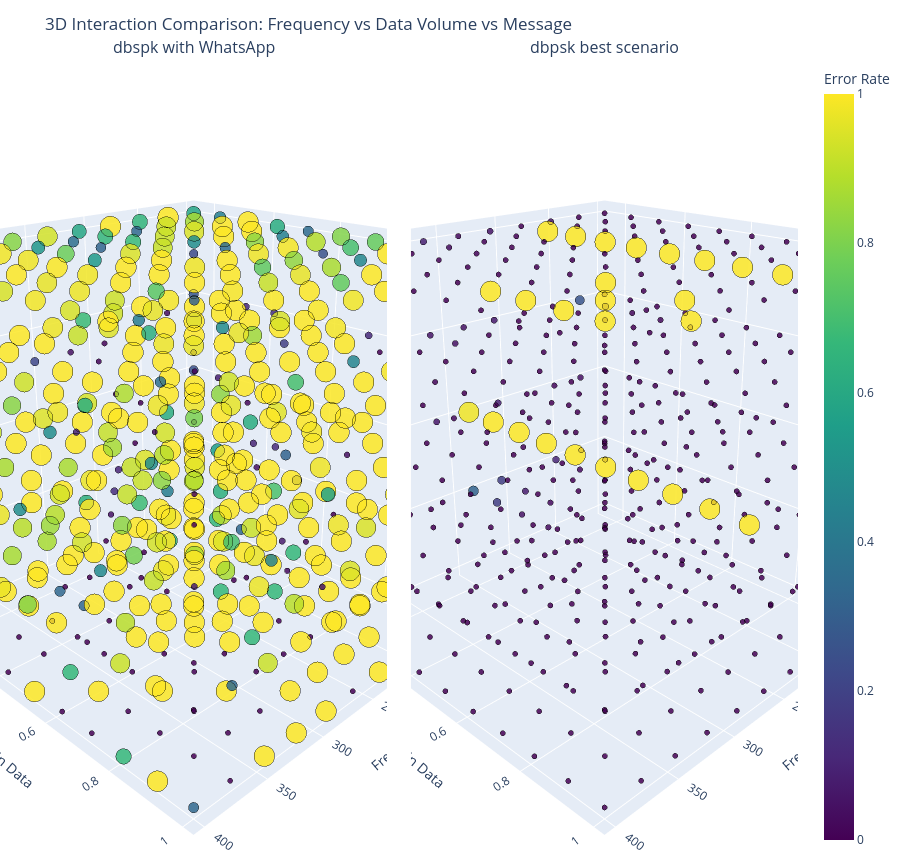

Notebook source saved alongside this figure:
### Markdown cell above
## 3D Interaction: Frequency, Data Volume, and Message (Comparison)
This figure is split into two 3D panels:
- Column A: `csv_path` (actual pipeline output)
- Column B: `no_audio_compression` (best-case reference)
Color and marker size encode `error_rate` (lower is better).

### Code cell
from plot_helpers import plot_3d_interaction_comparison

plot_3d_interaction_comparison(
    df_first,
    df_second,
    label_a=LABEL_FIRST,
    label_b=LABEL_SECOND,
)

### Figure 1 — Plotly figure (JSON) as saved in the notebook; plotly's stock layout.template omitted (floating-point values rounded to 4 significant figures; data arrays with more than 128 entries replaced by an {"elided": "..."} marker saying what was removed)
{"data": [{"customdata": {"elided": "500x3 mixed values"}, "hovertemplate": "Frequency=%{x}<br>Volume Gain Data=%{y:.6f}<br>Message=%{customdata[0]}<br>Error Rate=%{customdata[1]:.4f}<extra></extra>", "marker": {"color": {"elided": "500 float values"}, "coloraxis": "coloraxis", "line": {"color": "black", "width": 0.5}, "opacity": 0.85, "size": {"elided": "500 float values"}}, "mode": "markers", "name": "A", "scene": "scene", "showlegend": false, "type": "scatter3d", "x": {"elided": "500 int values"}, "y": {"elided": "500 float values"}, "z": {"elided": "500 int values"}}, {"customdata": {"elided": "500x3 mixed values"}, "hovertemplate": "Frequency=%{x}<br>Volume Gain Data=%{y:.6f}<br>Message=%{customdata[0]}<br>Error Rate=%{customdata[1]:.4f}<extra></extra>", "marker": {"color": {"elided": "500 float values"}, "coloraxis": "coloraxis", "line": {"color": "black", "width": 0.5}, "opacity": 0.85, "size": {"elided": "500 float values"}}, "mode": "markers", "name": "B", "scene": "scene2", "showlegend": false, "type": "scatter3d", "x": {"elided": "500 int values"}, "y": {"elided": "500 float values"}, "z": {"elided": "500 int values"}}], "layout": {"annotations": [{"font": {"size": 16}, "showarrow": false, "text": "dbspk with WhatsApp", "x": 0.2425, "xanchor": "center", "xref": "paper", "y": 1, "yanchor": "bottom", "yref": "paper"}, {"font": {"size": 16}, "showarrow": false, "text": "dbpsk best scenario", "x": 0.7575, "xanchor": "center", "xref": "paper", "y": 1, "yanchor": "bottom", "yref": "paper"}], "coloraxis": {"cmax": 1, "cmin": 0, "colorbar": {"title": {"text": "Error Rate"}}, "colorscale": [[0, "#440154"], [0.1111, "#482878"], [0.2222, "#3e4989"], [0.3333, "#31688e"], [0.4444, "#26828e"], [0.5556, "#1f9e89"], [0.6667, "#35b779"], [0.7778, "#6ece58"], [0.8889, "#b5de2b"], [1, "#fde725"]]}, "height": 850, "margin": {"b": 0, "l": 0, "r": 0, "t": 60}, "scene": {"camera": {"eye": {"x": 1.5, "y": 1.5, "z": 0.9}}, "domain": {"x": [0, 0.485], "y": [0, 1]}, "xaxis": {"title": {"text": "Frequency"}}, "yaxis": {"title": {"text": "Volume Gain Data"}}, "zaxis": {"ticktext": ["Hi!", "Hello world, this is a 1234...", "Special symbols: @#$%^&*+=_...", "Line breaks test: First lin...", "Long message: This is a sig..."], "tickvals": [0, 1, 2, 3, 4], "title": {"text": "Message"}}}, "scene2": {"camera": {"eye": {"x": 1.5, "y": 1.5, "z": 0.9}}, "domain": {"x": [0.515, 1], "y": [0, 1]}, "xaxis": {"title": {"text": "Frequency"}}, "yaxis": {"title": {"text": "Volume Gain Data"}}, "zaxis": {"ticktext": ["Hi!", "Hello world, this is a 1234...", "Special symbols: @#$%^&*+=_...", "Line breaks test: First lin...", "Long message: This is a sig..."], "tickvals": [0, 1, 2, 3, 4], "title": {"text": "Message"}}}, "title": {"text": "3D Interaction Comparison: Frequency vs Data Volume vs Message"}}}
